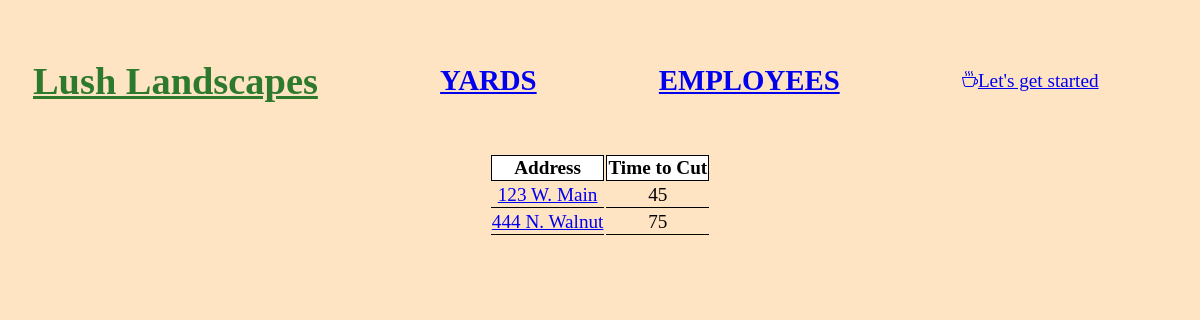
Page /yards/ on the committed database.
### tracker/models.py (models this page shows, shortened)
class Yard(models.Model):
    address = models.CharField(max_length=150)
    time = models.IntegerField(default=60)

### tracker/views.py (the view)
# urls.py: path('yards/', views.yard_list, name='yard_list'),
def yard_list(request):
    yards = Yard.objects.all()
    return render(request, 'tracker/yard_list.html', {'yards':yards})

### tracker/templates/tracker/yard_list.html (shortened to what this page needs)
{% extends 'tracker/core.html' %}
{% block content %}
    <div class="detail-page">
        <table class="workday-table">
            <tr>
                <th>Address</th>
                <th>Time to Cut</th>
            </tr>
            {% for yard in yards %}
                <tr>
                    <td><a href="{% url 'yard_detail' yard.pk %}">{{yard.address}}</a></td>
                    <td>{{yard.time}}</td>
                </tr>
            {% endfor %}
        </table>
    </div>
{% endblock %}

### tracker/static/tracker/css/tracker.css (style rules this page uses)
html { background-color: bisque; font-size: larger; }
.workday-table { margin: auto; list-style-type: lower-alpha; }
td { border-bottom: 1px solid; }
th { border: 1px solid; background-color: white; }
.detail-page { text-align: center; margin: auto; }

### rows in the picture
Yard: address "123 W. Main", time "45"
Yard: address "444 N. Walnut", time "75"
